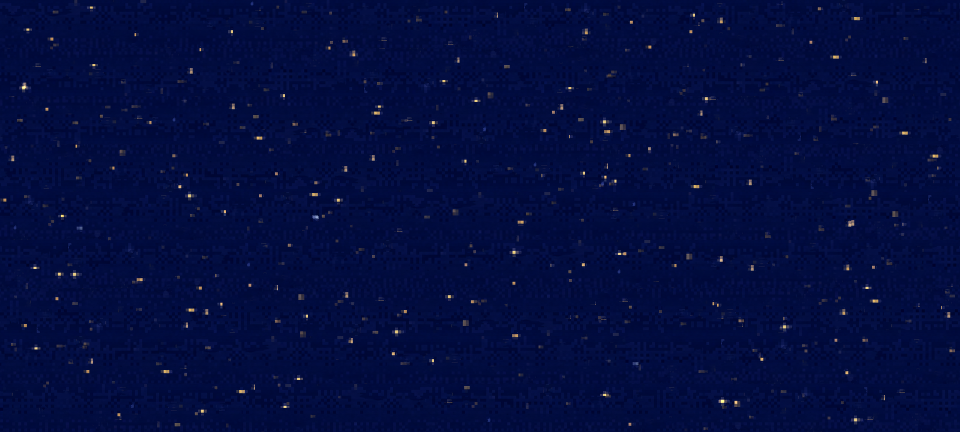
#> input picture art/backgrounds/room-01-stage-road-sky.png, 1920 x 864 px, found by its file name (shown at 1/2 size)
$ python room01_sky_stars.py
#> lines starting #> are read from the running program, lines starting #| are printed output that depends on the picture; after the words box and inside, x2 and y2 are one past the last pixel; in counts of white or black regions, pixels touching at a corner belong together
#> in main, sky is the input picture: shape (864, 1920, 3); mean R, G, B 2.7, 12.7, 62.5
"""THE STARS THAT TWINKLE in Room 1's opening sky (errata 157, 165).

Tyler, 2026-11-07, twice: "The stars aren't twinkling." The first answer lit a
warm glow over twelve of the brightest stars -- over pixels already at full
brightness, so nothing visibly changed. A star twinkles by going DIM and coming
back, so the renderer has to be able to put the night back over it, and that
needs the night's own colour around each star.

This reads the shipped sky (it paints nothing) and writes, for every star whose
red channel peaks above THRESHOLD, brightest first:

    [x, y, rx, ry, r, g, b]

the star's centre and half-extent in sky pixels, and the median colour of the
ring of sky just outside it. The renderer fades a star toward that colour, or
lights it up, on its own rhythm. Decorative only (invariant 9).

    python3 tools/pixelart/room01_sky_stars.py

`room01_sky_extension.py` calls it after writing a new sky, so a regenerated sky
can never twinkle empty night.
"""
import json

import numpy as np
from PIL import Image
from scipy import ndimage

SKY = 'art/backgrounds/room-01-stage-road-sky.png'
ROOM = 'content/rooms/stage-road.json'
THRESHOLD = 150   # a star, not the sky's own dither
EXTENT = 60       # warm smears wider than this are not stars

def stars(sky: np.ndarray) -> list[list[int]]:
    red = sky[..., 0].astype(np.int32)
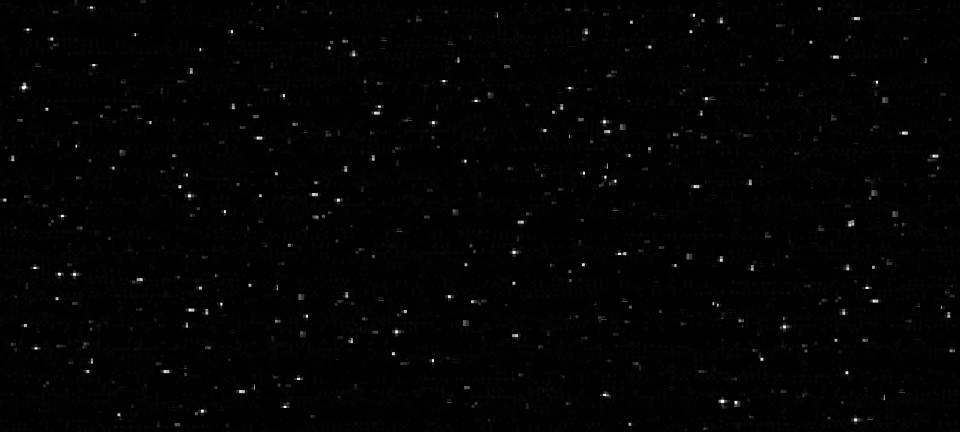
#> red: shape (864, 1920) int32 (shown at 1/2 size); min 0, max 255, mean 2.7
    height, width = red.shape
#> height = 864; width = 1920
    # The star's whole light, not only its core: anything well above the night around it.
    labels, count = ndimage.label(red > 70)
#> labels: shape (864, 1920) int32; 383 distinct labels, from 0 to 382
#> count = 382
    picked = []
    for index, box in enumerate(ndimage.find_objects(labels), start=1):
        if box is None:
            continue
        mask = labels[box] == index
        peak = int(red[box][mask].max())
        ys, xs = box
        if peak <= THRESHOLD or xs.stop - xs.start > EXTENT or ys.stop - ys.start > EXTENT:
            continue
        # The night a few pixels out: a star's faint halo reaches past its box, and fading toward the halo would
        # leave a pale square where the star was.
        y0, y1 = max(ys.start - 8, 0), min(ys.stop + 8, height)
        x0, x1 = max(xs.start - 8, 0), min(xs.stop + 8, width)
        ring = np.ones((y1 - y0, x1 - x0), dtype=bool)
        ring[max(ys.start - 4 - y0, 0):ys.stop + 4 - y0, max(xs.start - 4 - x0, 0):xs.stop + 4 - x0] = False
        night = np.median(sky[y0:y1, x0:x1][ring], axis=0).round().astype(int)
        # The middle of its box, so that [x - rx, x + rx) x [y - ry, y + ry) covers all of it.
        rx, ry = int(np.ceil((xs.stop - xs.start) / 2)), int(np.ceil((ys.stop - ys.start) / 2))
        picked.append((peak, [
            xs.start + rx, ys.start + ry, rx, ry,
            *(int(c) for c in night),
        ]))
#> this loop made 382 passes
#> (peak, y0, y1, x0, x1, night, rx, ry) on passes 2, 14, 16: (244, 5, 26, 171, 194, [0, 11, 62], 4, 3), (190, 17, 44, 985, 1004, [0, 10, 60], 2, 6), (249, 19, 42, 1377, 1398, [1, 12, 65], 3, 4)
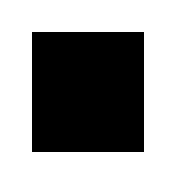
#> ring: shape (23, 22) bool (shown 8 times larger); 58.5% white; 1 black region, box (x1, y1, x2, y2) and area: (4, 4, 18, 19) 210
#> after the loop, picked = 166 items
    picked.sort(key=lambda pair: (-pair[0], pair[1][1], pair[1][0]))
    return [star for _, star in picked]

def main() -> None:
    sky = np.asarray(Image.open(SKY).convert('RGB'))
    found = stars(sky)
#> found = 166 items, first 6: [1754, 165, 3, 4, 3, 14, 66], [50, 172, 7, 7, 0, 11, 63], [1414, 198, 5, 4, 1, 12, 64], [125, 433, 4, 3, 0, 11, 62], [1212, 790, 7, 3, 0, 11, 62], [1446, 803, 8, 4, 1, 13, 63]
#> (the run stopped early here; a loop or call above may not have finished)
